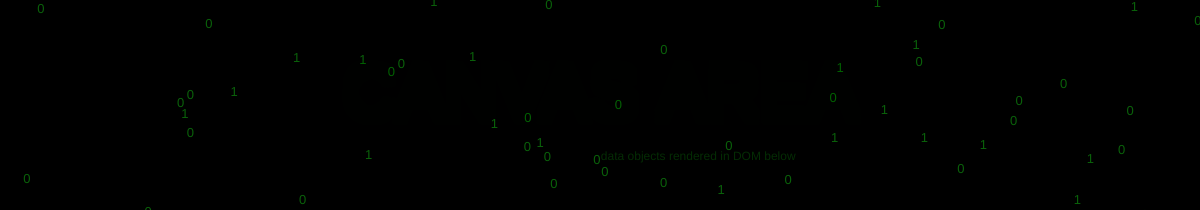
Frame 1 (no input)
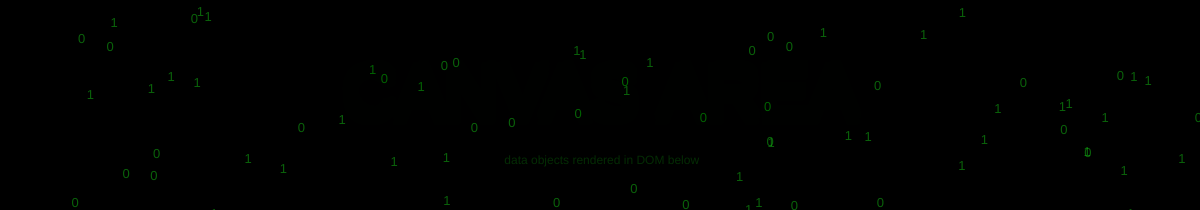
Frame 60 (no input)
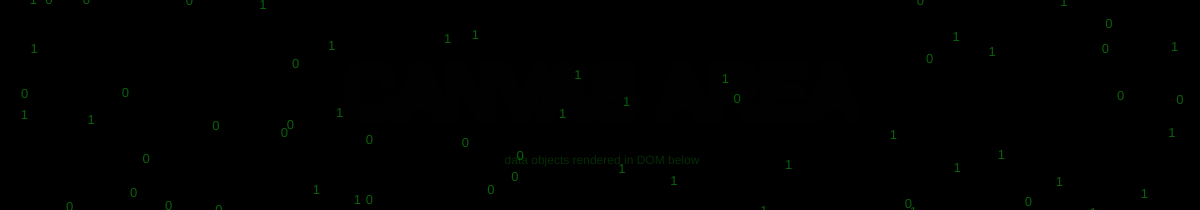
Frame 120 (the mouse pressed at the canvas centre since frame 60)

The p5.js sketch that drew these frames (run headless with seeded random() and noise() and a simulated clock; from frame 60 on, the mouse is pressed at the canvas centre):

// p5.js sketch
// ── sketch.js
var roomID = ["A100", "B200", "C300", "D400", "E500", "A120B", "B220B", "C320B", "D420B", "E520B", "A311C", "B333C", "C333C", "D411C", "E533C", "A120Z", "B220X", "C320X", "D420X", "E520X"];
var roomType = ["Classroom", "Event Space", "Technology Lab", "Classroom", "Classroom", "Classroom", "Event Space", "Technology Lab", "Classroom", "Classroom", "Classroom", "Event Space", "Technology Lab", "Classroom", "Classroom", "Classroom", "Event Space", "Technology Lab", "Classroom", "Classroom"];
var roomTools = [
   ["Projector", "DVD"],
   ["CD Player", "DVD"],
   ["I/O Device", "DVD"],
   ["Projector", "DVD"],
   ["Projector", "DVD"],
   ["Projector", "DVD"],
   ["CD Player", "DVD"],
   ["I/O Device", "DVD"],
   ["Projector", "DVD"],
   ["Projector", "DVD"],
   ["Projector", "DVD"],
   ["CD Player", "DVD"],
   ["I/O Device", "DVD"],
   ["Projector", "DVD"],
   ["Projector", "DVD"],
   ["Projector", "DVD"],
   ["CD Player", "DVD"],
   ["I/O Device", "DVD"],
   ["Projector", "DVD"],
   ["Projector", "DVD"]

];
var buildAddress = ["66 W12th Street", "65 W11th Street", "63 Fifth Avenue", "6 E16th Street", "25 E13th Street", "66 W12th Street", "65 W11th Street", "63 Fifth Avenue", "6 E16th Street", "25 E13th Street", "66 W12th Street", "65 W11th Street", "63 Fifth Avenue", "6 E16th Street", "25 E13th Street", "66 W12th Street", "65 W11th Street", "63 Fifth Avenue", "6 E16th Street", "25 E13th Street"];
var tile = [];
var selectType;
var headerDiv;
var hover;
var hoverIndex;

var xpose = [];


function setup() {
   createCanvas(windowWidth, 210);


   for (var i = 0; i < 300; i++) { //roomID.length; i++) {
      tile = createDiv(roomID[i]);
      tile.html(roomID[i] + "<br>" + roomType[i] + "<br>" + roomTools[i] + "<br>" + buildAddress[i]);
      tile.size(115, 115);
      tile.id(i);
      tile.style("background-color", "green");
      tile.style("border-radius", "25px");
      tile.style("padding", "10px");
      tile.style("display", "inline-block");
      tile.style("margin", "10px");

      hover = createDiv();
      hover.class('tooltip');
      // hover.position(mouseX,mouseY);
      hover.html(roomID[i] + "<br>" + roomType[i] + "<br>" + roomTools[i] + "<br>" + buildAddress[i]);
      hover.size(300, 115);
      hover.style('background-color', 'red');
      hover.style('display', 'inline-block');
      hover.hide();

      tile.mouseOver(hoverShow);
      tile.mouseOut(hoverHide);

   }
}

function draw() {
   background(0);
   fill(22, 222, 22, 51);
   textSize(12);
   text("data objects rendered in DOM below", random(windowWidth / 2 - 2, windowWidth / 2 + 2), random(160, 161));
   for (var j = 0; j < 151; j++) {
      fill(22, 222, 22, 111);
      textSize(13);
      text("0", random(0, windowWidth), random(0, windowHeight));
      text("1", random(0, windowWidth), random(0, windowHeight));
      fill(22, 222, 22, 1);
      textSize(73);
      textAlign(CENTER, CENTER);
      text("CANVAS AREA", random(windowWidth / 2 - 5, windowWidth / 2 + 5), random(90, 105));
   }
}

function hoverShow() {
   hover.show();
}


function hoverHide() {
   hover.hide();
}
